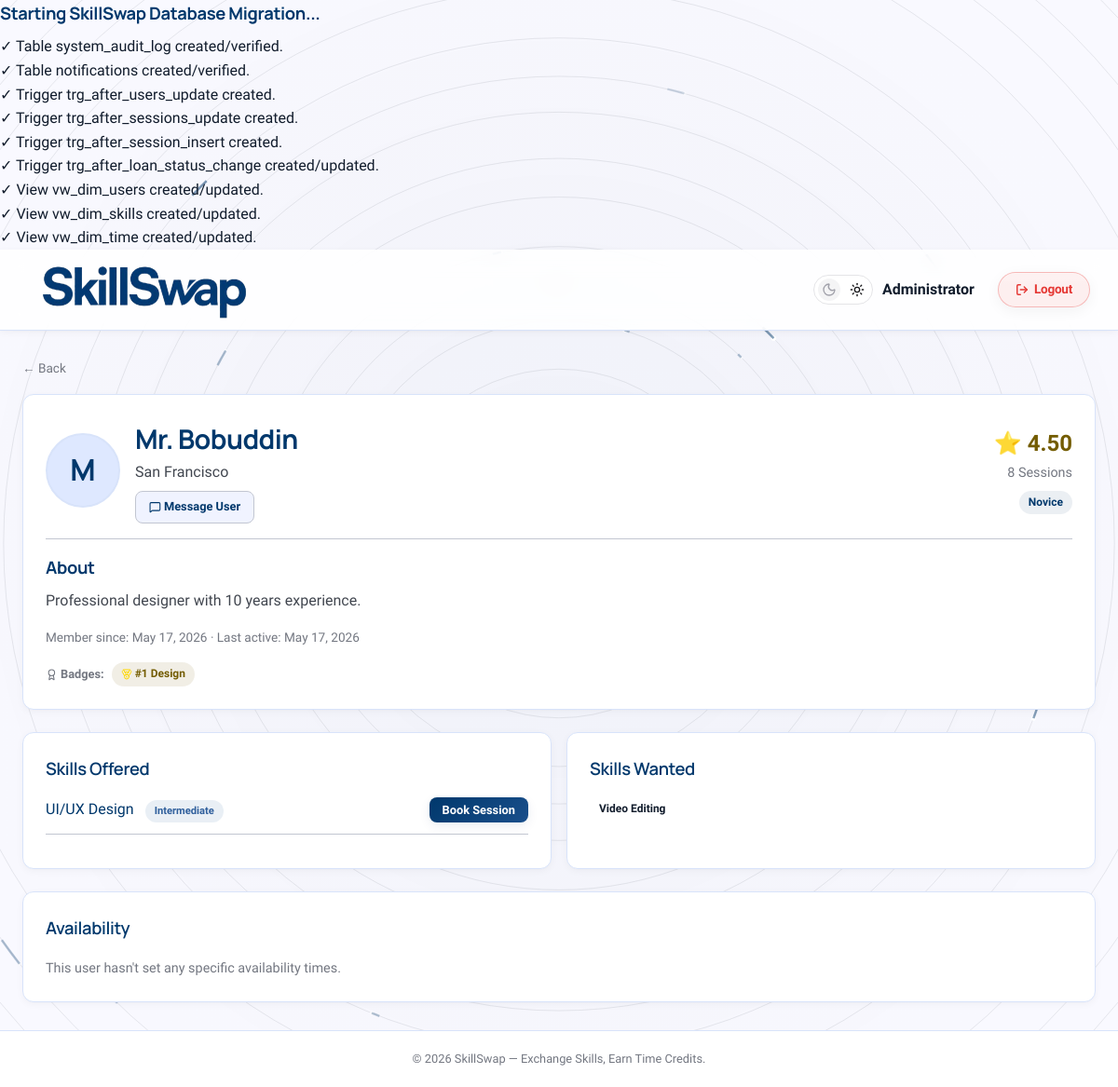
Page /pages/user_profile.php?id=1 (signed in) on the committed database.
### tables this page shows
CREATE TABLE IF NOT EXISTS reputation (
    user_id INT PRIMARY KEY,
    current_score DECIMAL(5, 2) DEFAULT 5.00,
    completed_sessions INT DEFAULT 0,
    cancelled_sessions INT DEFAULT 0,
    no_show_decay DECIMAL(5, 2) DEFAULT 0.00,
    last_decay_date DATE,
    mentor_level VARCHAR(50) DEFAULT 'Novice',
    FOREIGN KEY (user_id) REFERENCES users(user_id) ON DELETE CASCADE
);

CREATE TABLE IF NOT EXISTS skills (
    skill_id INT AUTO_INCREMENT PRIMARY KEY,
    skill_name VARCHAR(100) NOT NULL,
    catagory VARCHAR(50),
    description TEXT,
    difficulty_level ENUM('Beginner', 'Intermediate', 'Advanced')
);

### pages/user_profile.php (the view, shortened to what this page needs)
<?php
require_once __DIR__ . '/../config/db.php';
$profile_id = intval($_GET['id'] ?? 0);
$user = $conn->query("
    SELECT u.name, u.location, u.bio, IF(u.profile_photo IS NOT NULL AND LENGTH(u.profile_photo) > 0, 1, 0) AS profile_photo, u.created_at, u.last_active_at, r.current_score, r.completed_sessions, r.mentor_level
    FROM vw_public_users u
    LEFT JOIN reputation r ON u.user_id = r.user_id
    WHERE u.user_id = $profile_id
")->fetch_assoc();
$offered = $conn->query("SELECT s.skill_name, s.difficulty_level, s.skill_id FROM user_skills_offered uso JOIN skills s ON uso.skill_id = s.skill_id WHERE uso.user_id = $profile_id");
$requested = $conn->query("SELECT s.skill_name FROM user_skills_requested usr JOIN skills s ON usr.skill_id = s.skill_id WHERE usr.user_id = $profile_id");
$user_badges = $conn->query("
    WITH provider_scores AS (
        SELECT es.provider_id, s.catagory AS category,
            DENSE_RANK() OVER (PARTITION BY s.catagory ORDER BY
                (COUNT(*) * 0.4) + (COALESCE(AVG(es.rating),0)*6*0.3) + (COALESCE(r.current_score,5)*4*0.2) + (COALESCE(SUM(es.session_duration),0)/60.0*0.1) DESC
            ) AS rank_pos
        FROM exchange_sessions es
        JOIN skills s ON es.skill_id = s.skill_id
        LEFT JOIN reputation r ON es.provider_id = r.user_id
        WHERE es.status = 'completed' AND s.catagory IS NOT NULL
        GROUP BY es.provider_id, s.catagory
    )
    SELECT category, rank_pos FROM provider_scores
    WHERE provider_id = $profile_id AND rank_pos <= 3
");
$profile_badges = [];
if ($user_badges) {
    while ($b = $user_badges->fetch_assoc()) { $profile_badges[] = $b; }
}
$availability = $conn->query("SELECT day_of_week, start_time, end_time FROM user_availability WHERE user_id = $profile_id ORDER BY FIELD(day_of_week, 'Monday','Tuesday','Wednesday','Thursday','Friday','Saturday','Sunday'), start_time ASC");
include __DIR__ . '/../includes/header.php';
?>
<div class="page-wrapper">
    <div class="container">
        <a href="javascript:history.back()" style="color: var(--text-muted); font-size: 0.85rem;">&larr; Back</a>
        <div class="card mt-2 mb-3">
            <div class="flex gap-2 items-center">
                <?php if (!empty($user['profile_photo'])): ?>
                    <img src="../api/user_photo.php?user_id=<?php echo $profile_id; ?>" class="avatar-img avatar-lg" alt="Profile Photo" onclick="openLightbox(this.src)">
                <?php else: ?>
                    <div class="avatar avatar-lg"><?php echo strtoupper(substr($user['name'], 0, 1)); ?></div>
                <?php endif; ?>
                <div style="flex:1;">
                    <h1 style="margin:0; font-size:1.8rem;"><?php echo htmlspecialchars($user['name']); ?></h1>
                    <p style="color:var(--text-secondary); margin-bottom: 8px;"><?php echo htmlspecialchars($user['location'] ?? 'Unknown location'); ?></p>
                    <a href="messages.php?start_with_user_id=<?php echo $profile_id; ?>" class="btn btn-secondary btn-sm" style="display:inline-block; text-decoration:none;">
                        <i data-lucide="message-square" class="lucide-sm"></i> Message User
                    </a>
                </div>
                <div style="text-align: right;">
                    <div style="font-size: 1.5rem; font-weight: bold; color: var(--warning);">&#11088; <?php echo $user['current_score'] ?? '5.00'; ?></div>
                    <div style="color: var(--text-muted); font-size: 0.9rem;"><?php echo $user['completed_sessions'] ?? 0; ?> Sessions</div>
                    <span class="badge badge-orange mt-1" style="display:inline-block;"><?php echo htmlspecialchars($user['mentor_level'] ?? 'Novice'); ?></span>
                </div>
            </div>
            <hr style="margin: 16px 0; border: 0; border-top: 1px solid var(--border-color);">
            <h3>About</h3>
            <p style="color:var(--text-secondary); margin-top:8px;"><?php echo htmlspecialchars($user['bio'] ?? 'No bio provided.'); ?></p>
            <div class="mt-2" style="font-size:0.85rem; color:var(--text-muted);">
                Member since: <?php echo date('F j, Y', strtotime($user['created_at'])); ?> &middot;
                Last active: <?php echo date('M j, Y', strtotime($user['last_active_at'])); ?>
            </div>
            <?php if (!empty($profile_badges)): ?>
            <div class="mt-2" style="display:flex; gap:8px; flex-wrap:wrap; align-items:center;">
                <span style="font-size:0.8rem; color:var(--text-muted); font-weight:600;"><i data-lucide="award" class="lucide-sm"></i> Badges:</span>
                <?php foreach ($profile_badges as $badge):
                    $icon = '<i data-lucide="medal" class="lucide-sm"></i>'; $badge_cls = 'badge-info';
                    if ($badge['rank_pos'] == 1) { $icon = '<i data-lucide="medal" style="color: gold;" class="lucide-sm"></i>'; $badge_cls = 'badge-warning'; }
                    elseif ($badge['rank_pos'] == 2) { $icon = '<i data-lucide="medal" style="color: silver;" class="lucide-sm"></i>'; $badge_cls = 'badge-info'; }
                    elseif ($badge['rank_pos'] == 3) { $icon = '<i data-lucide="medal" style="color: #cd7f32;" class="lucide-sm"></i>'; $badge_cls = 'badge-orange'; }
                ?>
                    <span class="badge <?php echo $badge_cls; ?>" style="font-size:0.75rem;">
                        <?php echo $icon; ?> #<?php echo $badge['rank_pos']; ?> <?php echo htmlspecialchars($badge['category']); ?>
                    </span>
                <?php endforeach; ?>
            </div>
            <?php endif; ?>
        </div>
        <div class="grid-2">
            <div class="card">
                <h3 class="section-title">Skills Offered</h3>
                <?php if ($offered && $offered->num_rows > 0): ?>
                    <ul style="list-style:none; padding:0;">
                        <?php while ($s = $offered->fetch_assoc()): ?>
                            <li style="margin-bottom:12px; padding-bottom:12px; border-bottom:1px solid var(--border-color);">
                                <div class="flex justify-between items-center" style="gap:10px;">
                                    <div>
                                        <strong><a href="skill_detail.php?id=<?php echo $s['skill_id']; ?>" style="color:var(--primary); text-decoration:none;"><?php echo htmlspecialchars($s['skill_name']); ?></a></strong>
                                        <span class="badge badge-info" style="font-size:0.7rem; margin-left:8px; display:inline-block;"><?php echo htmlspecialchars($s['difficulty_level']); ?></span>
                                    </div>
                                    <button class="btn btn-primary btn-sm" onclick="openBooking(<?php echo $s['skill_id']; ?>, '<?php echo htmlspecialchars(addslashes($s['skill_name'])); ?>')">
                                        Book Session
                                    </button>
                                </div>
                            </li>
                        <?php endwhile; ?>
                    </ul>
                <?php else: ?>
                    <p style="color:var(--text-muted); font-size:0.9rem;">This user isn't offering any skills right now.</p>
                <?php endif; ?>
            </div>
            <div class="card">
                <h3 class="section-title">Skills Wanted</h3>
                <?php if ($requested && $requested->num_rows > 0): ?>
                    <div class="flex flex-wrap gap-1 mt-1">
                        <?php while ($s = $requested->fetch_assoc()): ?>
                            <span class="badge" style="background:var(--bg-secondary); color:var(--text-primary);"><?php echo htmlspecialchars($s['skill_name']); ?></span>
                        <?php endwhile; ?>
                    </div>
                <?php else: ?>
                    <p style="color:var(--text-muted); font-size:0.9rem;">This user isn't looking to learn any specific skills right now.</p>
                <?php endif; ?>
            </div>
        </div>
        <div class="card mt-3">
            <h3 class="section-title">Availability</h3>
            <?php if ($availability && $availability->num_rows > 0): ?>
                <div class="flex flex-wrap gap-1 mt-1">
                    <?php while ($a = $availability->fetch_assoc()): ?>
                        <span class="badge badge-info" style="font-size:0.85rem; padding: 6px 10px;">
                            <i data-lucide="clock" class="lucide-sm"></i> <?php echo $a['day_of_week']; ?>:
                            <?php echo date('h:i A', strtotime($a['start_time'])); ?> - <?php echo date('h:i A', strtotime($a['end_time'])); ?>
                        </span>
                    <?php endwhile; ?>
                </div>
            <?php else: ?>
                <p style="color:var(--text-muted); font-size:0.9rem;">This user hasn't set any specific availability times.</p>
            <?php endif; ?>
        </div>
    </div>
</div>
<?php include __DIR__ . '/../includes/footer.php'; ?>

### assets/css/style.css (style rules this page uses)
*, *::before, *::after { margin: 0; padding: 0; box-sizing: border-box; }
:root { --bg-primary: #f9f9ff; --bg-secondary: #ffffff; --bg-card: #ffffff; --bg-glass: rgba(255, 255, 255, 0.85); --bg-input: #f0f3ff; --bg-hover: #e7eeff; --primary: #00386c; --primary-light: #1a4f8b; --primary-dark: #002a52; --primary-glow: rgba(0, 56, 108, 0.08); --secondary: #735c00; --secondary-container: #fed65b; --on-secondary-container: #745c00; --text-primary: #111c2c; --text-secondary: #424750; --text-muted: #737781; --border-color: #c2c6d1; --border-light: #d8e3fa; --success: #1a7a42; --danger: #ba1a1a; --warning: #735c00; --info: #2f5f9c; --radius-sm: 8px; --radius-md: 12px; --radius-lg: 16px; --shadow-sm: 0 2px 8px rgba(0, 0, 0, 0.04), 0 1px 2px rgba(0, 0, 0, 0.02); --shadow-md: 0 10px 30px rgba(0, 0, 0, 0.06), 0 4px 12px rgba(0, 0, 0, 0.03); --shadow-lg: 0 20px 40px rgba(0, 0, 0, 0.08), 0 8px 16px rgba(0, 0, 0, 0.04); --transition: all 0.2s ease; --font-headline: "Manrope", sans-serif; --font-main: "Hanken Grotesk", "Segoe UI", sans-serif; --surface-container: #e7eeff; --surface-container-low: #f0f3ff; --surface-container-high: #dee8ff; }
html { scroll-behavior: smooth; }
body { font-family: var(--font-main); background-color: transparent; color: var(--text-primary); line-height: 1.6; min-height: 100vh; transition: background-color 0.3s ease, color 0.3s ease; }
a { color: var(--primary); text-decoration: none; transition: var(--transition); font-weight: 500; }
.container { width: 100%; max-width: 1280px; margin: 0 auto; padding: 0 24px; }
.mt-1 { margin-top: 8px; }
.mt-2 { margin-top: 16px; }
.mt-3 { margin-top: 24px; }
.mb-3 { margin-bottom: 24px; }
.flex { display: flex; }
.flex-wrap { flex-wrap: wrap; }
.items-center { align-items: center; }
.justify-between { justify-content: space-between; }
.gap-1 { gap: 8px; }
.gap-2 { gap: 16px; }
h1, h2, h3, h4, h5 { color: var(--primary); font-family: var(--font-headline); font-weight: 700; letter-spacing: -0.02em; }
h1 { font-size: 1.75rem; margin-bottom: 16px; }
h3 { font-size: 1.15rem; margin-bottom: 8px; }
.section-title { font-size: 1.15rem; font-weight: 600; font-family: var(--font-headline); margin-bottom: 16px; color: var(--primary); }
.card { background: var(--bg-card); border: 1px solid var(--border-light); border-radius: var(--radius-md); padding: 24px; transition: all 0.4s cubic-bezier(0.175, 0.885, 0.32, 1.275); box-shadow: var(--shadow-sm); animation: fadeUpElement 0.7s cubic-bezier(0.16, 1, 0.3, 1) both; }
.btn { display: inline-block; padding: 10px 20px; border-radius: var(--radius-sm); font-size: 0.9rem; font-weight: 600; cursor: pointer; border: none; transition: var(--transition); text-align: center; font-family: var(--font-main); text-decoration: none; }
.btn-primary { background: linear-gradient( 135deg, var(--primary) 0%, var(--primary-light) 100% ); color: #fff; box-shadow: 0 4px 12px var(--primary-glow); }
.btn-secondary { background: var(--surface-container-low); color: var(--primary); border: 1px solid var(--border-color); }
.btn-sm { padding: 6px 14px; font-size: 0.8rem; }
.badge { display: inline-block; padding: 3px 10px; border-radius: 20px; font-size: 0.75rem; font-weight: 600; }
.badge-warning { background: rgba(115, 92, 0, 0.1); color: var(--warning); }
.badge-info { background: rgba(47, 95, 156, 0.1); color: var(--info); }
.badge-orange { background: rgba(0, 56, 108, 0.08); color: var(--primary); }
.page-wrapper { padding: 30px 0; animation: fadeInPage 0.8s cubic-bezier(0.16, 1, 0.3, 1) forwards; }
.grid-2 { display: grid; grid-template-columns: 1fr 1fr; gap: 16px; }
.avatar { width: 50px; height: 50px; border-radius: 50%; background: var(--surface-container-high); color: var(--primary); display: flex; align-items: center; justify-content: center; font-weight: 700; font-size: 1.2rem; font-family: var(--font-headline); flex-shrink: 0; border: 2px solid var(--border-light); transition: all 0.3s cubic-bezier(0.175, 0.885, 0.32, 1.275); }
.avatar-lg { width: 80px; height: 80px; font-size: 2rem; }
.lucide { width: 1.2em; height: 1.2em; vertical-align: middle; display: inline-block; stroke-width: 2px; }
.lucide-sm { width: 1em; height: 1em; }

### rows in the picture
reputation: current_score "4.50", completed_sessions "8", mentor_level "Novice"
skills: skill_name "UI/UX Design", difficulty_level "Intermediate"
skills: skill_name "Video Editing"

### other values in the picture
$user_name "Administrator"
substr($user['name'], 0, 1) "M"
$user['name'] "Mr. Bobuddin"
$user['location'] "San Francisco"
$user['bio'] "Professional designer with 10 years experience."
date('F j, Y', strtotime($user['created_at'])) "May 17, 2026"
date('M j, Y', strtotime($user['last_active_at'])) "May 17, 2026"
$badge['rank_pos'] "1"
$badge['category'] "Design"
